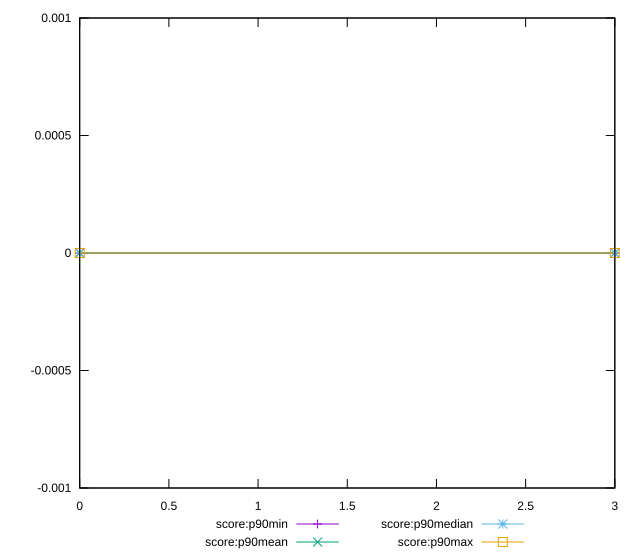

This chart was generated by the following gnuplot code:
reset

$scoreP90Min <<EOF
0 0
3 0
EOF

$scoreP90Mean <<EOF
0 0
3 0
EOF

$scoreP90Median <<EOF
0 0
3 0
EOF

$scoreP90Max <<EOF
0 0
3 0
EOF

set key outside below
set xrange [0:3]
set yrange [-0.001:0.001]
set trange [-0.001:0.001]
set terminal svg size 640, 560 enhanced background rgb 'white'
set output "reports/report_00031_2021-02-24T23-18-18.084Z/third-party-summary/progression/score.svg"

plot $scoreP90Min title "score:p90min" with linespoints, \
     $scoreP90Mean title "score:p90mean" with linespoints, \
     $scoreP90Median title "score:p90median" with linespoints, \
     $scoreP90Max title "score:p90max" with linespoints

reset
